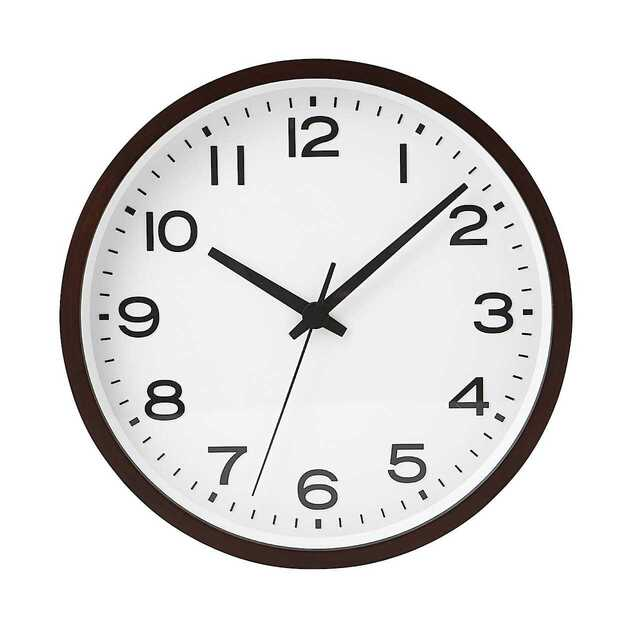
#> input picture input/clock1.jpg, 630 x 630 px; its folder holds only this picture in this run
$ python main.py
#> lines starting #> are read from the running program, lines starting #| are printed output that depends on the picture; after the words box and inside, x2 and y2 are one past the last pixel; in counts of white or black regions, pixels touching at a corner belong together
import cv2
import numpy as np
import math
import os

inputpath = "input/"
outputpath = "output/"

def run(img_path):
#> called with img_path = 'input/clock1.jpg'
    raw_image = cv2.imread(img_path)
#> raw_image is the input picture: shape (630, 630, 3); mean B, G, R 220.7, 221.1, 222.4
    clock_image = cv2.imread(img_path)

    def getBlur(img):
        # Chuyển ảnh màu sang ảnh HSV
        hsv = img.copy()
        hsv = cv2.cvtColor(img, cv2.COLOR_BGR2HSV)
#> hsv: shape (630, 630, 3); mean H, S, V 5.6, 8.9, 222.5
        hsv = cv2.bitwise_not(hsv)
#> hsv: shape (630, 630, 3); mean H, S, V 249.4, 246.1, 32.5
        clahe = cv2.createCLAHE(clipLimit=2.0, tileGridSize=(8, 8))
        hsv[:, :, 2] = clahe.apply(hsv[:, :, 2])
#> hsv: shape (630, 630, 3); mean H, S, V 249.4, 246.1, 41.2
        _, thresh = cv2.threshold(hsv[:, :, 2], 0, 255, cv2.THRESH_BINARY + cv2.THRESH_OTSU)
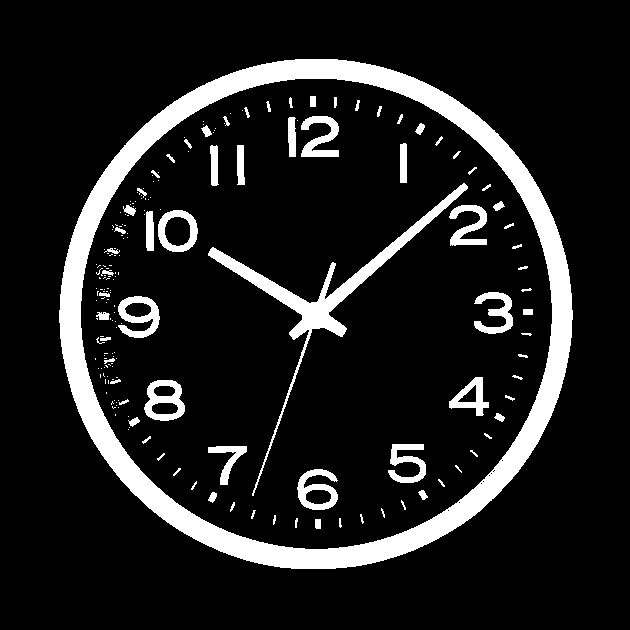
#> thresh: shape (630, 630); 12.2% white; 198 white regions (123 under 20 px), largest, box (x1, y1, x2, y2) and area: (59, 59, 573, 569) 32106, (208, 183, 468, 496) 4920, (118, 296, 160, 338) 922
        blur = cv2.GaussianBlur(thresh, (5, 5), 0)
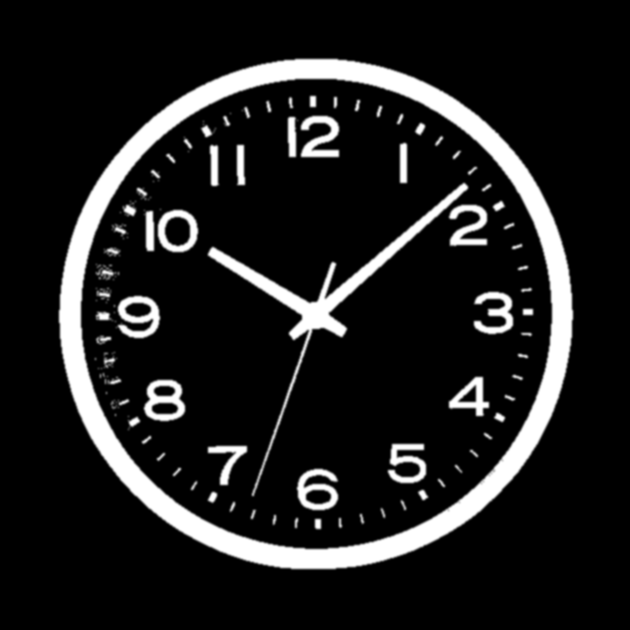
#> blur: shape (630, 630); min 0, max 255, mean 31.2

        return blur

    blur = getBlur(raw_image)

    # Tìm vùng hình tròn (đồng hồ)
    # Tạo maxRadius bằng 1.5 lần max(width, height) của ảnh
    max_radius = int(max(raw_image.shape) // 2)
    circles = cv2.HoughCircles(blur, cv2.HOUGH_GRADIENT, dp=1, minDist=400, param1=50, param2=30, minRadius=50, maxRadius=max_radius)
#> circles = [[315.5, 312.5, 235.2]]
    # Lấy hình tròn lớn nhất
    clock_circle = None
    center_x, center_y = None, None

    if circles is not None:
        circles = np.uint16(np.around(circles))
#> circles = [[316, 312, 235]]
        # Sắp xếp các hình tròn theo thứ tự giảm dần của bán kính
        circles = sorted(circles[0], key=lambda x: x[2], reverse=True)
        max_circle = circles[0]
#> max_circle = [316, 312, 235]

        # Vẽ hình tròn lớn nhất = màu đỏ
        clock_circle = max_circle
#> clock_circle = [316, 312, 235]
        center_x, center_y = max_circle[0], max_circle[1]
#> center_x = 316; center_y = 312
        copy_image = raw_image.copy()
        cv2.circle(copy_image, (max_circle[0], max_circle[1]), max_circle[2], (0, 0, 255), 2)
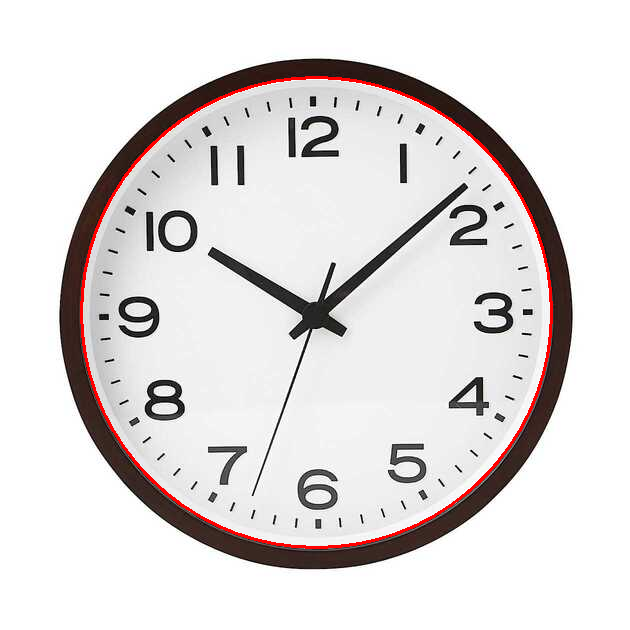
#> copy_image: shape (630, 630, 3); 1.13% of pixels changed, all inside (x1, y1, x2, y2) = (80, 76, 553, 549)

        # # Hiển thị ảnh
        # cv2.imshow('Clock Image', copy_image)
        # cv2.waitKey(0)
        # cv2.destroyAllWindows()
    else:
        print("Không tìm thấy hình tròn trong ảnh.")
        exit()

    # Tạo ảnh mới bằng cách cắt ảnh gốc theo hình tròn lớn nhất
    cut_image = None
    image_show = None
    lines = []
    if clock_circle is not None:
        # cắt ảnh theo hình tròn lớn nhất
        x, y, r = clock_circle
#> x = 316; y = 312; r = 235
        # bán kính tràn ra ngoài ảnh thì lấy min(x, y)
        if(r > x or r > y):
            r = min(x, y)
        clock_image = raw_image[y - r:y + r, x - r:x + r]

        # resize ảnh về kích thước 500x500
        height, width = clock_image.shape[:2]
        scale = 500 / max(height, width)
        clock_image = cv2.resize(clock_image, None, fx=scale, fy=scale)
#> clock_image: shape (500, 500, 3)
        cut_image = clock_image.copy()

        # Chuyển ảnh màu sang ảnh xám
        clock_image = getBlur(clock_image)
#> in getBlur (call 2), `blur = cv2.GaussianBlur(thresh, (5, 5), 0)`:
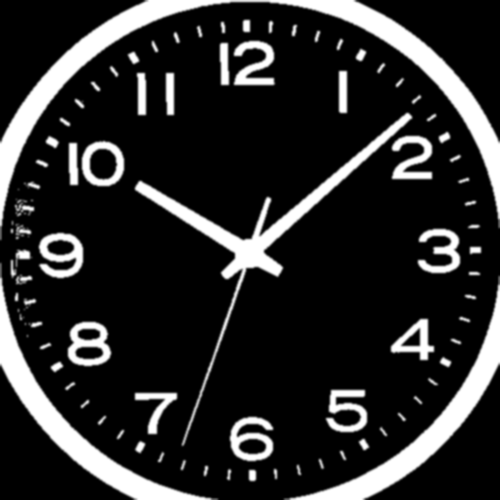
#> blur: shape (500, 500); min 0, max 255, mean 43

        # Tìm cạnh của ảnh
        edges = cv2.Canny(clock_image, 50, 170, apertureSize=3)
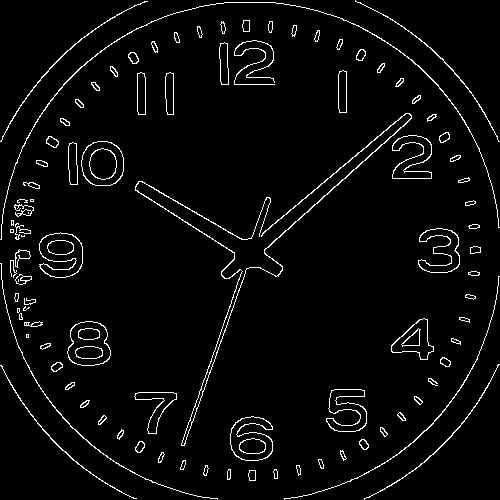
#> edges: shape (500, 500); 3.8% white in thin lines or dots

        # Sử dụng Hough Line Transform để tìm đường thẳng
        # Tạo maxLineGap từ bán kính của ảnh
        lines = cv2.HoughLinesP(edges, 1, np.pi / 180, threshold=80, minLineLength=10, maxLineGap=1)
#> lines = [[317, 187, 327, 178], [328, 178, 405, 113], [264, 250, 411, 118], [183, 445, 218, 349], [231, 301, 241, 270], [141, 181, 242, 239], [135, 189, 209, 237], [261, 211, 266, 197], [181, 443, 213, 354], [287, 212, 324, 182]]
        # image_show = cut_image.copy()
    else:
        print("Không tìm thấy hình tròn trong ảnh.")
        exit()
    if lines is not None:
        # Vẽ đường thẳng
        for line in lines:
            x1, y1, x2, y2 = line[0]
#> this loop made 10 passes
            # [9 lines of commented-out code are left out]
    center = (250, 250)

    # Tìm các đường có 1 hướng vector chỉ về tâm của đường tròn
    image_show = cut_image.copy()
    focus_center_lines = []
    for line in lines:
        x1, y1, x2, y2 = line[0]
        # Tính tâm của đoạn thẳng
        line_center = ((x1 + x2) // 2, (y1 + y2) // 2)
        # Tính vector từ tâm của đường tròn tới tâm của đoạn thẳng
        vector = (line_center[0] - center[0], line_center[1] - center[1])
        # Tính vector của đoạn thẳng
        line_vector = (x2 - x1, y2 - y1)
        # Tính góc giữa 2 vector
        dot = vector[0] * line_vector[0] + vector[1] * line_vector[1]
        length_vector = np.linalg.norm(vector)
        length_line_vector = np.linalg.norm(line_vector)
        cos_theta = dot / (length_vector * length_line_vector)
        theta = np.arccos(cos_theta)
        theta = np.degrees(theta)
        # Nếu góc giữa 2 vector nhỏ hơn 10 độ thì đường thẳng này gần tâm
        if theta < 20 or theta > 160:
            focus_center_lines.append(line)
#> this loop made 10 passes
#> (x1, y1, x2, y2, line_center, vector, line_vector, dot) on passes 1 to 7: (317, 187, 327, 178, (322, 182), (72, -68), (10, -9), 1332), (328, 178, 405, 113, (366, 145), (116, -105), (77, -65), 15757), (264, 250, 411, 118, (337, 184), (87, -66), (147, -132), 21501), (183, 445, 218, 349, (200, 397), (-50, 147), (35, -96), -15862), (231, 301, 241, 270, (236, 285), (-14, 35), (10, -31), -1225), (141, 181, 242, 239, (191, 210), (-59, -40), (101, 58), -8279), (135, 189, 209, 237, (172, 213), (-78, -37), (74, 48), -7548)
#> after the loop, focus_center_lines = [[[317, 187, 327, 178]], [[328, 178, 405, 113]], [[264, 250, 411, 118]], [[183, 445, 218, 349]], [[231, 301, 241, 270]], [[141, 181, 242, 239]], [[135, 189, 209, 237]], [[261, 211, 266, 197]], [[181, 443, 213, 354]], [[287, 212, 324, 182]]]
            # [9 lines of commented-out code are left out]
    groups = []
    for line in focus_center_lines:
        x1, y1, x2, y2 = line[0]

        # Kiểm tra xem đường thẳng có nằm trong bán kính không
        if np.linalg.norm(np.array([x1, y1]) - np.array(center)) > 250 or np.linalg.norm(np.array([x2, y2]) - np.array(center)) > 250:
            continue
        # Tính góc của đường thẳng
        angle = np.arctan2(y2 - y1, x2 - x1)
        # Tính góc của đường thẳng so tâm của đường tròn
        angle = np.degrees(angle)
        found = False
        for group in groups:
            if abs(angle - group[0]) < 12 or abs(angle - group[0] - 180) < 12 or abs(angle - group[0] + 180) < 12:
                group.append(line)
                found = True
                break
        if not found:
            groups.append([angle, line])
#> this loop made 10 passes
#> (x1, y1, x2, y2, angle) on passes 1 to 8: (317, 187, 327, 178, -41.99), (328, 178, 405, 113, -40.17), (264, 250, 411, 118, -41.92), (183, 445, 218, 349, -69.97), (231, 301, 241, 270, -72.12), (141, 181, 242, 239, 29.87), (135, 189, 209, 237, 32.97), (261, 211, 266, 197, -70.35)
#> after the loop, group = [-41.99, [[317, 187, 327, 178]], [[328, 178, 405, 113]], [[264, 250, 411, 118]], [[287, 212, 324, 182]]]; groups = 3 items

    # Sắp xếp các nhóm theo số lượng đường thẳng giảm dần
    groups = sorted(groups, key=lambda x: len(x), reverse=True)
    # Lấy 3 nhóm có nhiều đường thẳng nhất
    groups = groups[:3]
    if len(groups) != 3:
        print("Không tìm được 3 kim đồng hồ.")
        exit()

    # print(f"groups: {groups}")

    # Vẽ mỗi group 1 màu ngẫu nhiên
    image_show = cut_image.copy()
    colors = [(255, 0, 0), (0, 255, 0), (0, 0, 255), (255, 255, 0), (0, 255, 255), (255, 0, 255)]
    for i, group in enumerate(groups):
        for line in group[1:]:
            x1, y1, x2, y2 = line[0]
            cv2.line(image_show, (x1, y1), (x2, y2), colors[i], 2)
#> this loop made 3 passes
#> group on pass 3: [29.87, [[141, 181, 242, 239]], [[135, 189, 209, 237]]]
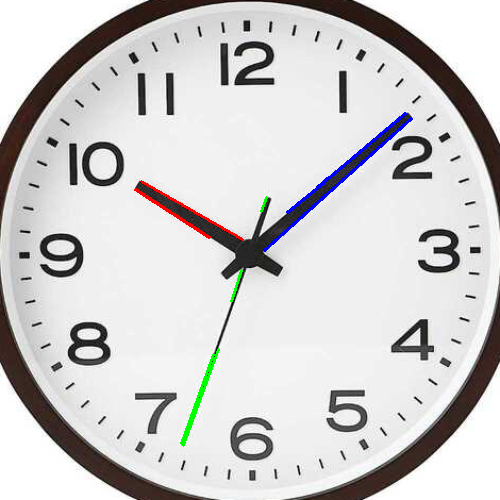
#> image_show: shape (500, 500, 3); mean B, G, R 204.7, 204.7, 206.1

    # cv2.imshow('Group Lines', image_show)
    # cv2.waitKey(0)
    # cv2.destroyAllWindows()

    # Loại bỏ các đường thẳng quá xa so với các đường thẳng cùng nhóm
    for group in groups:
        # Lấy tâm đồng hồ (250, 250) làm điểm trung tâm, nhóm các đường thẳng theo 2 nhóm trên và dưới tâm, loại bỏ nhóm ít đường thẳng
        # Tính khoảng cách và góc của các đường thẳng so với tâm đồng hồ
        distances = []
        angles = []
        for line in group[1:]:
            x1, y1, x2, y2 = line[0]
            # Tính tâm của đoạn thẳng
            line_center = ((x1 + x2) // 2, (y1 + y2) // 2)
            # Tính vector từ tâm của đường tròn tới tâm của đoạn thẳng
            vector = (line_center[0] - center[0], line_center[1] - center[1])
            # Tính vector của đoạn thẳng (Xuất phát từ tâm đồng hồ)
            if abs(250 - x1 - y1) < abs( 250 - x2 - y2):
                line_vector = (x2 - x1, y2 - y1)
            else:
                line_vector = (x1 - x2, y1 - y2)
            # Tính góc giữa 2 vector
            dot = vector[0] * line_vector[0] + vector[1] * line_vector[1]
            length_vector = np.linalg.norm(vector)
            length_line_vector = np.linalg.norm(line_vector)
            cos_theta = dot / (length_vector * length_line_vector)
            theta = np.arccos(cos_theta)
            theta = np.degrees(theta)
            distances.append(length_vector)
            angles.append(theta)
        # Nhóm các đường thẳng theo góc
        groups_temp = []
        for i in range(len(group[1:])):
            found = False
            for group_temp in groups_temp:
                if abs(angles[i] - group_temp[0]) < 30 :
                    group_temp.append(group[1:][i])
                    found = True
                    break
            if not found:
                groups_temp.append([angles[i], group[1:][i]])
        # Sắp xếp các nhóm theo tổng độ dài giảm dần
        # print(f"groups_temp: {groups_temp}")
        for i in range(len(groups_temp)):
            total_distance = 0
            for line in groups_temp[i][1:]:
                x1, y1, x2, y2 = line[0]
                total_distance += np.linalg.norm(np.array([x1, y1]) - np.array([x2, y2]))
            groups_temp[i] = [total_distance] + groups_temp[i]
        groups_temp = sorted(groups_temp, key=lambda x: x[0], reverse=True)

        # Bỏ dinstance temp
        for i in range(len(groups_temp)):
            groups_temp[i] = groups_temp[i][1:]

        # Lấy nhóm có độ dài trung bình lớn nhất
        group[1:] = groups_temp[0][1:]
#> after the loop, group_temp = [175.7, [[141, 181, 242, 239]], [[135, 189, 209, 237]]]

    # [13 lines of commented-out code are left out]
    def distance_between_parallel_lines(line1, line2):
        # Get the coordinates of two points on each line
        x1_1, y1_1, x2_1, y2_1 = line1[0]
        x1_2, y1_2, x2_2, y2_2 = line2[0]

        # Create two direction vectors of two straight lines
        vector1 = np.array([x2_1 - x1_1, y2_1 - y1_1])
        vector2 = np.array([x2_2 - x1_2, y2_2 - y1_2])

        #Creates a vector connecting a point on one line to a point on the other line
        vector_between_lines = np.array([x1_2 - x1_1, y1_2 - y1_1])

        #Calculates the perpendicular distance between the two lines.
        distance = np.abs(np.cross(vector1, vector_between_lines)) / np.linalg.norm(vector1)

        return distance

    clock_hands = []
    for group in groups:
        hand = None

        # Tìm điểm gần tâm nhất và xa tâm nhất trong các điểm của các đường thẳng
        min_point = None
        max_point = None

        # Tìm độ dày của kim đồng hồ (tính bằng khoảng cách giữa tâm của 2 đường thẳng) < max_length
        points = []
        for line in group[1:]:
            x1, y1, x2, y2 = line[0]
            if min_point is None:
                min_point = (x1, y1)
            if max_point is None:
                max_point = (x1, y1)
            if np.linalg.norm(np.array([x1, y1]) - np.array(center)) < np.linalg.norm(np.array(min_point) - np.array(center)):
                min_point = (x1, y1)
            if np.linalg.norm(np.array([x2, y2]) - np.array(center)) < np.linalg.norm(np.array(min_point) - np.array(center)):
                min_point = (x2, y2)
            if np.linalg.norm(np.array([x2, y2]) - np.array(center)) > np.linalg.norm(np.array(max_point) - np.array(center)):
                max_point = (x2, y2)
            if np.linalg.norm(np.array([x1, y1]) - np.array(center)) > np.linalg.norm(np.array(max_point) - np.array(center)):
                max_point = (x1, y1)


        # Tính độ dày của kim đồng hồ = độ dài lớn nhất giữa 2 điểm
        thickness = 0
        for i in range(len(group[1:])):
            for j in range(i + 1, len(group[1:])):
                distance = distance_between_parallel_lines(group[1:][i], group[1:][j])
                if distance > thickness:
                    thickness = distance

        # Tạo đường thẳng từ min_point đến max_point
        hand = (250, 250, max_point[0], max_point[1])
        clock_hands.append((hand, thickness))
#> this loop made 3 passes
#> after the loop, clock_hands = [((250, 250, 411, 118), 13.73), ((250, 250, 183, 445), 4.23), ((250, 250, 135, 189), 9.93)]

    # [17 lines of commented-out code are left out]
    hour_hand = None
    minute_hand = None
    second_hand = None

    # Kim giây là kim có thickness nhỏ nhất
    clock_hands = sorted(clock_hands, key=lambda x: x[1])
#> clock_hands = [((250, 250, 183, 445), 4.23), ((250, 250, 135, 189), 9.93), ((250, 250, 411, 118), 13.73)]
    second_hand = clock_hands[0][0]
#> second_hand = (250, 250, 183, 445)
    clock_hands = clock_hands[1:]
#> clock_hands = [((250, 250, 135, 189), 9.93), ((250, 250, 411, 118), 13.73)]

    # Kim giờ là ngắn nhất trong 2 kim còn lại
    # Sắp xếp các kim còn lại theo chiều dài tăng dần
    clock_hands = sorted(clock_hands, key=lambda x: np.linalg.norm(np.array(x[0][:2]) - np.array(x[0][2:])))
    hour_hand = clock_hands[0][0]
#> hour_hand = (250, 250, 135, 189)
    minute_hand = clock_hands[1][0]
#> minute_hand = (250, 250, 411, 118)

    # [15 lines of commented-out code are left out]
    clock_image = cut_image.copy()
    x1, y1, x2, y2 = hour_hand
#> x1 = 250; y1 = 250; x2 = 135; y2 = 189
    cv2.rectangle(clock_image, (min(x1, x2), min(y1, y2)), (max(x1, x2), max(y1, y2)), (0, 0, 255), 2)
    x1, y1, x2, y2 = minute_hand
#> x2 = 411; y2 = 118
    cv2.rectangle(clock_image, (min(x1, x2), min(y1, y2)), (max(x1, x2), max(y1, y2)), (255, 0, 0), 2)
    x1, y1, x2, y2 = second_hand
#> x2 = 183; y2 = 445
    cv2.rectangle(clock_image, (min(x1, x2), min(y1, y2)), (max(x1, x2), max(y1, y2)), (0, 255, 0), 2)

    # # Hiển thị ảnh với các kim đồng hồ
    # cv2.imshow('Clock Hands', clock_image)
    # cv2.waitKey(0)
    # cv2.destroyAllWindows()

    # Tính góc cho các kim đồng hồ dựa theo tâm của đồng hồ
    # Tính góc của kim so với vector chỉ hướng lên trên
    def get_angle(hand):
        # u là vector của kim đồng hồ
#> called with hand = (250, 250, 135, 189)
        x1, y1, x2, y2 = hand
#> x1 = 250; y1 = 250; x2 = 135; y2 = 189
        # Sắp xếp lại để vector đi từ tâm đồng hồ (250, 250)
        # Tìm xem đầu nào gần tâm đồng hồ nhất
        if np.linalg.norm(np.array([x1, y1]) - np.array([250, 250])) < np.linalg.norm(np.array([x2, y2]) - np.array([250, 250])):
            x1, y1, x2, y2 = x2, y2, x1, y1
#> x1 = 135; y1 = 189; x2 = 250; y2 = 250
        u = [x2 - x1, y2 - y1]
#> u = [115, 61]

        # v là vector chỉ hướng lên trên
        v = [0, 100]
        # Tính tích vô hướng của 2 vector
        dot_uv = u[0] * v[0] + u[1] * v[1]
#> dot_uv = 6100

        # Tính độ dài của 2 vector
        length_u = math.sqrt(u[0]**2 + u[1]**2)
#> length_u = 130.2
        length_v = math.sqrt(v[0]**2 + v[1]**2)

        # Tính cos của góc giữa 2 vector u.v / (|u| * |v|)
        cos_theta = dot_uv / (length_u * length_v)
#> cos_theta = 0.469

        # Đảm bảo cos_theta nằm trong khoảng [-1, 1]
        cos_theta = max(min(cos_theta, 1.0), -1.0)

        # Tính góc giữa 2 vector
        theta = math.acos(cos_theta)
#> theta = 1.08

        # Chuyển radian sang độ
        theta_degrees = math.degrees(theta)
#> theta_degrees = 62.06

        # Tính tích có hướng của 2 vector
        cross_uv = u[0] * v[1] - u[1] * v[0]
#> cross_uv = 11500

        # Nếu tích có hướng > 0 thì góc là góc bù của theta
        if cross_uv > 0:
            # Trả về góc bù của theta
            return 360 - theta_degrees
        else:
            return theta_degrees

    # Tính góc cho các kim đồng hồ
    hour_angle = get_angle(hour_hand)
#> hour_angle = 297.9
    minute_angle = get_angle(minute_hand)
#> minute_angle = 50.65
    second_angle = get_angle(second_hand)
#> second_angle = 199

    # print(f"hour_angle: {hour_angle}")
    # print(f"minute_angle: {minute_angle}")
    # print(f"second_angle: {second_angle}")

    # Tính thời gian của đồng hồ
    hour_time = hour_angle / 30
#> hour_time = 9.93
    minute_time = minute_angle / 6
#> minute_time = 8.44
    second_time = second_angle / 6
#> second_time = 33.16

    rounded_hour = round(hour_time)
#> rounded_hour = 10
    rounded_minute = round(minute_time)
#> rounded_minute = 8
    rounded_second = round(second_time)
#> rounded_second = 33

    # Xử lý trường hợp đặc biệt sai số
    frac_hour = rounded_hour - hour_time
#> frac_hour = 0.0686
    frac_minute = rounded_minute - minute_time
#> frac_minute = -0.442
    frac_second = rounded_second - second_time
#> frac_second = -0.16

    if frac_hour < 0.2 and rounded_minute >= 40:
        rounded_hour -= 1

    if frac_minute < 0.2 and rounded_second >= 40:
        rounded_minute -= 1

    if frac_hour >= -0.2 and rounded_minute >= 55:
        rounded_hour += 1
        rounded_minute = 0

    if frac_minute >= -0.2 and rounded_second >= 55:
        rounded_minute += 1
        rounded_second = 0

    # nếu phút hoặc giây bằng 60 thì làm tròn thành 0
    if rounded_minute == 60:
        rounded_minute = 0
    if rounded_second == 60:
        rounded_second = 0

    print(f"{img_path} Thời gian:{rounded_hour}:{rounded_minute}:{rounded_second}")
#| input/clock1.jpg Thời gian:10:8:33

    # Viết thời gian lên ảnh
    font = cv2.FONT_HERSHEY_SIMPLEX
#> font = 0
    cv2.putText(clock_image, f"{rounded_hour}:{rounded_minute}:{rounded_second}", (10, 30), font, 1, (0, 0, 255), 2)
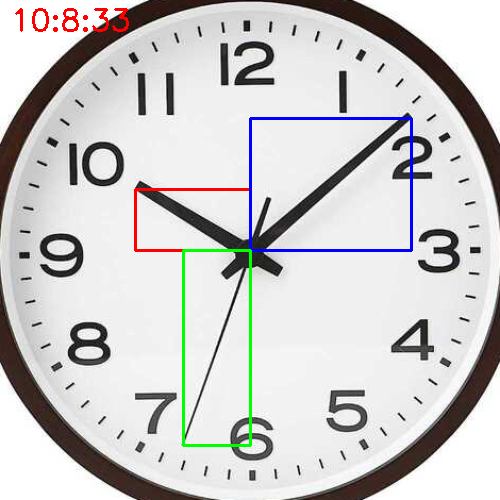
#> clock_image: shape (500, 500, 3); mean B, G, R 202.6, 202.9, 204.3
    # # Hiển thị ảnh với thời gian
    # cv2.imshow('Clock Hands', clock_image)
    # cv2.waitKey(0)
    # cv2.destroyAllWindows()

    # Lưu ảnh với thời gian vào thư mục output
    output_filename = os.path.basename(img_path)
    output_path = os.path.join(outputpath, output_filename)
    cv2.imwrite(output_path, clock_image)

def main():
    # Đọc 10 ảnh từ thư mục input
    print("START")
    for i in range(1, 11):
        filename = f'clock{i}.jpg'
        img_path = os.path.join(inputpath, filename)
        if not os.path.exists(img_path):
            continue
        run(img_path)
    print("DONE")
if __name__ == "__main__":
    main()
